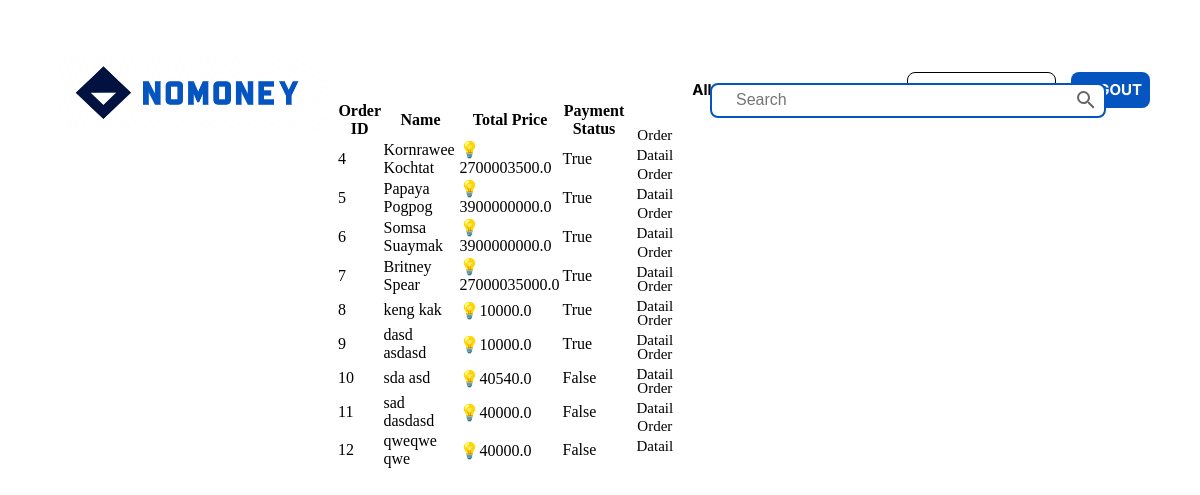
The page /order_list/ (signed in) on the database as committed earlier.
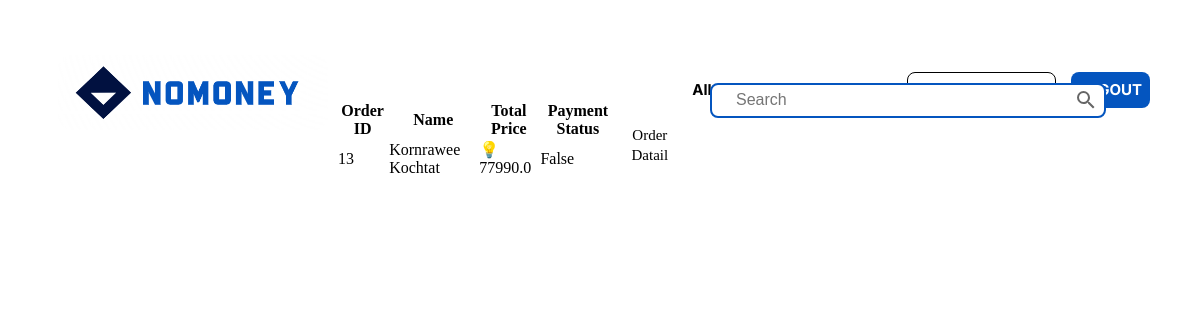
The same page on the database as committed later.
### goods/models.py (models this page shows, shortened)
class Ordered(models.Model):
    user = models.ForeignKey(User, on_delete=models.CASCADE)
    products = models.ManyToManyField(Product)
    total_price = models.FloatField(null=True)
    firstname = models.CharField(max_length=31, null=True)
    lastname = models.CharField(max_length=31, null=True)
    address = models.CharField(max_length=255, null=True)
    tel = models.CharField(max_length=10, null=True)
    paid = models.BooleanField(default=False)
    datetime = models.DateTimeField(auto_now=True)

### goods/views.py (the view)
# urls.py: path("order_list/", views.ordered_list, name="ordered_list"),
@staff_member_required
def ordered_list(request):
    orders = Ordered.objects.all()
    template = loader.get_template('shop/ordered.html')
    context = {
        'orders': orders,
    }
    return HttpResponse(template.render(context, request))

### goods/templates/shop/ordered.html (shortened to what this page needs)
{% extends "master.html" %}
{% block content %}
    <table class="table">
        <thead>
            <tr>
                <th>Order ID</th>
                <th>Name</th>
                <th>Total Price</th>
                <th>Payment Status</th>
                <th></th>
            </tr>
        </thead>
        <tbody>
            {% for item in orders %}
                <tr>
                    <td>{{ item.id }}</td>
                    <td>{{ item.firstname }} {{ item.lastname }}</td>
                    <td>💡{{ item.total_price }}</td>
                    <td>{{ item.paid }}</td>
                    <td><a href="{% url 'order_detail' item.id %}">Order Datail</a></td>
                </tr>
            {% endfor %}
        </tbody>
    </table>
{% endblock %}

Rows that differ between the two databases and show on the page:
removed Ordered: id "4", firstname "Kornrawee", lastname "Kochtat", total_price "2700003500.0", paid "True"
removed Ordered: id "5", firstname "Papaya", lastname "Pogpog", total_price "3900000000.0", paid "True"
removed Ordered: id "6", firstname "Somsa", lastname "Suaymak", total_price "3900000000.0", paid "True"
removed Ordered: id "7", firstname "Britney", lastname "Spear", total_price "27000035000.0", paid "True"
removed Ordered: id "8", firstname "keng", lastname "kak", total_price "10000.0", paid "True"
removed Ordered: id "9", firstname "dasd", lastname "asdasd", total_price "10000.0", paid "True"
removed Ordered: id "10", firstname "sda", lastname "asd", total_price "40540.0", paid "False"
removed Ordered: id "11", firstname "sad", lastname "dasdasd", total_price "40000.0", paid "False"
removed Ordered: id "12", firstname "qweqwe", lastname "qwe", total_price "40000.0", paid "False"
added Ordered: id "13", firstname "Kornrawee", lastname "Kochtat", total_price "77990.0", paid "False"
